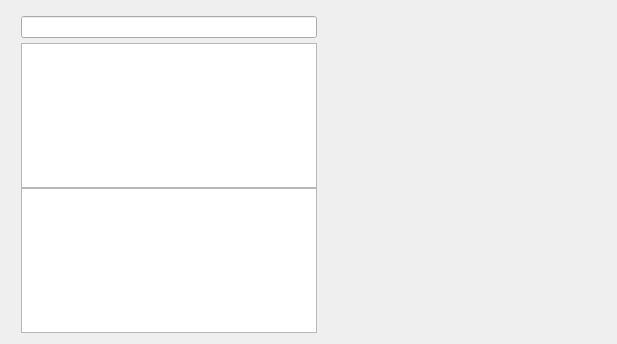
<?xml version="1.0" encoding="UTF-8"?>
<ui version="4.0">
 <class>ContactDialog</class>
 <widget class="QWidget" name="ContactDialog">
  <property name="geometry">
   <rect>
    <x>0</x>
    <y>0</y>
    <width>617</width>
    <height>344</height>
   </rect>
  </property>
  <property name="windowTitle">
   <string>Form</string>
  </property>
  <layout class="QHBoxLayout" name="horizontalLayout">
   <item>
    <widget class="QWidget" name="widget_3" native="true">
     <property name="minimumSize">
      <size>
       <width>306</width>
       <height>0</height>
      </size>
     </property>
     <property name="maximumSize">
      <size>
       <width>306</width>
       <height>16777215</height>
      </size>
     </property>
     <layout class="QVBoxLayout" name="verticalLayout">
      <property name="spacing">
       <number>5</number>
      </property>
      <property name="leftMargin">
       <number>10</number>
      </property>
      <property name="topMargin">
       <number>5</number>
      </property>
      <property name="rightMargin">
       <number>0</number>
      </property>
      <property name="bottomMargin">
       <number>0</number>
      </property>
      <item>
       <widget class="QWidget" name="widget" native="true">
        <layout class="QVBoxLayout" name="verticalLayout_2">
         <property name="spacing">
          <number>0</number>
         </property>
         <property name="leftMargin">
          <number>0</number>
         </property>
         <property name="topMargin">
          <number>0</number>
         </property>
         <property name="rightMargin">
          <number>0</number>
         </property>
         <property name="bottomMargin">
          <number>0</number>
         </property>
         <item>
          <widget class="C_SearchEdit" name="search_edit"/>
         </item>
        </layout>
       </widget>
      </item>
      <item>
       <widget class="QWidget" name="widget_2" native="true">
        <layout class="QVBoxLayout" name="verticalLayout_3">
         <property name="spacing">
          <number>0</number>
         </property>
         <property name="leftMargin">
          <number>0</number>
         </property>
         <property name="topMargin">
          <number>0</number>
         </property>
         <property name="rightMargin">
          <number>0</number>
         </property>
         <property name="bottomMargin">
          <number>0</number>
         </property>
         <item>
          <widget class="SearchList" name="search_list"/>
         </item>
         <item>
          <widget class="ContactUserList" name="con_user_list"/>
         </item>
        </layout>
       </widget>
      </item>
     </layout>
    </widget>
   </item>
   <item>
    <widget class="QStackedWidget" name="stackedWidget">
     <property name="currentIndex">
      <number>0</number>
     </property>
     <widget class="ApplyFriendPage" name="friend_apply_page"/>
     <widget class="FriendInfoPage" name="friend_info_page"/>
    </widget>
   </item>
  </layout>
 </widget>
 <customwidgets>
  <customwidget>
   <class>C_SearchEdit</class>
   <extends>QLineEdit</extends>
   <header>Chat/Chat_Comp/c_searchedit.h</header>
  </customwidget>
  <customwidget>
   <class>SearchList</class>
   <extends>QListWidget</extends>
   <header location="global">Chat/Chat_Comp/searchlist.h</header>
  </customwidget>
  <customwidget>
   <class>ContactUserList</class>
   <extends>QListWidget</extends>
   <header location="global">Chat/Chat_Comp/contactuserlist.h</header>
  </customwidget>
  <customwidget>
   <class>ApplyFriendPage</class>
   <extends>QWidget</extends>
   <header>Chat/Chat_Comp/applyfriendpage.h</header>
   <container>1</container>
  </customwidget>
  <customwidget>
   <class>FriendInfoPage</class>
   <extends>QWidget</extends>
   <header location="global">Chat/Chat_Comp/friendinfopage.h</header>
   <container>1</container>
  </customwidget>
 </customwidgets>
 <resources/>
 <connections/>
</ui>
